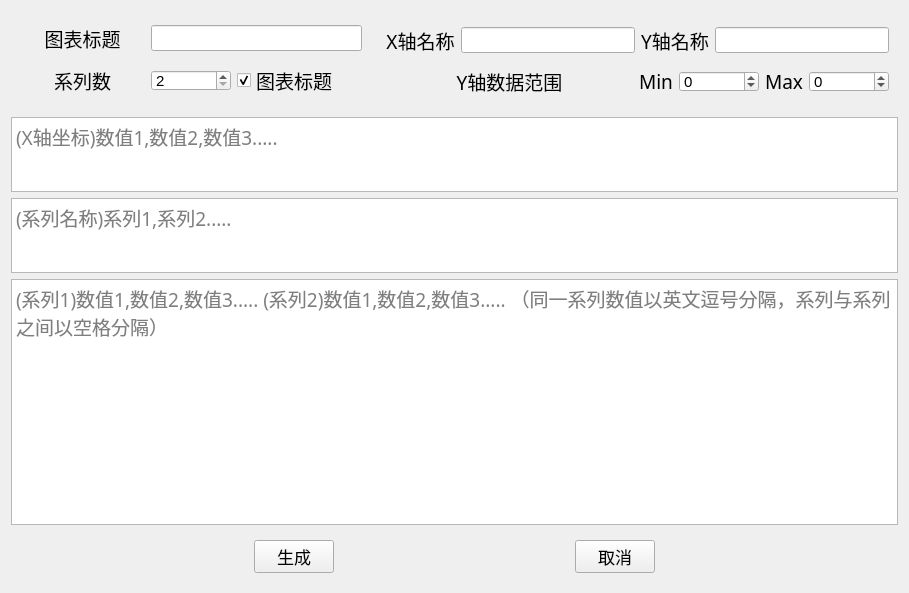
<?xml version="1.0" encoding="UTF-8"?>
<ui version="4.0">
 <class>create_batgraph</class>
 <widget class="QWidget" name="create_batgraph">
  <property name="geometry">
   <rect>
    <x>0</x>
    <y>0</y>
    <width>909</width>
    <height>593</height>
   </rect>
  </property>
  <property name="windowTitle">
   <string>Form</string>
  </property>
  <property name="windowIcon">
   <iconset resource="src.qrc">
    <normaloff>:/src/prefix/src/bargraph.png</normaloff>:/src/prefix/src/bargraph.png</iconset>
  </property>
  <layout class="QGridLayout" name="gridLayout_4">
   <item row="0" column="0">
    <widget class="QWidget" name="widget_2" native="true">
     <property name="minimumSize">
      <size>
       <width>360</width>
       <height>100</height>
      </size>
     </property>
     <layout class="QGridLayout" name="gridLayout_2">
      <item row="0" column="0">
       <widget class="QLabel" name="label">
        <property name="font">
         <font>
          <family>楷体</family>
          <pointsize>14</pointsize>
          <weight>50</weight>
          <bold>false</bold>
         </font>
        </property>
        <property name="text">
         <string>图表标题</string>
        </property>
        <property name="alignment">
         <set>Qt::AlignCenter</set>
        </property>
       </widget>
      </item>
      <item row="0" column="1" colspan="2">
       <widget class="QLineEdit" name="le_title">
        <property name="font">
         <font>
          <pointsize>11</pointsize>
         </font>
        </property>
       </widget>
      </item>
      <item row="1" column="0">
       <widget class="QLabel" name="label_2">
        <property name="font">
         <font>
          <family>楷体</family>
          <pointsize>14</pointsize>
          <weight>50</weight>
          <bold>false</bold>
         </font>
        </property>
        <property name="text">
         <string>系列数</string>
        </property>
        <property name="alignment">
         <set>Qt::AlignCenter</set>
        </property>
       </widget>
      </item>
      <item row="1" column="1">
       <widget class="QSpinBox" name="spinBox_number">
        <property name="maximumSize">
         <size>
          <width>80</width>
          <height>21</height>
         </size>
        </property>
        <property name="font">
         <font>
          <pointsize>11</pointsize>
         </font>
        </property>
        <property name="minimum">
         <number>2</number>
        </property>
       </widget>
      </item>
      <item row="1" column="2">
       <widget class="QCheckBox" name="checkBox_title">
        <property name="font">
         <font>
          <family>楷体</family>
          <pointsize>14</pointsize>
         </font>
        </property>
        <property name="text">
         <string>图表标题</string>
        </property>
        <property name="checked">
         <bool>true</bool>
        </property>
       </widget>
      </item>
     </layout>
    </widget>
   </item>
   <item row="2" column="0" colspan="2">
    <widget class="QTextEdit" name="textEdit_barset">
     <property name="maximumSize">
      <size>
       <width>16777215</width>
       <height>75</height>
      </size>
     </property>
     <property name="font">
      <font>
       <family>微软雅黑</family>
       <pointsize>14</pointsize>
      </font>
     </property>
     <property name="placeholderText">
      <string>(系列名称)系列1,系列2.....</string>
     </property>
    </widget>
   </item>
   <item row="4" column="0" colspan="2">
    <widget class="QWidget" name="widget" native="true">
     <layout class="QGridLayout" name="gridLayout">
      <item row="0" column="0">
       <spacer name="horizontalSpacer">
        <property name="orientation">
         <enum>Qt::Horizontal</enum>
        </property>
        <property name="sizeHint" stdset="0">
         <size>
          <width>40</width>
          <height>20</height>
         </size>
        </property>
       </spacer>
      </item>
      <item row="0" column="1">
       <widget class="QPushButton" name="btn_create">
        <property name="font">
         <font>
          <pointsize>13</pointsize>
         </font>
        </property>
        <property name="text">
         <string>生成</string>
        </property>
       </widget>
      </item>
      <item row="0" column="2">
       <spacer name="horizontalSpacer_2">
        <property name="orientation">
         <enum>Qt::Horizontal</enum>
        </property>
        <property name="sizeHint" stdset="0">
         <size>
          <width>40</width>
          <height>20</height>
         </size>
        </property>
       </spacer>
      </item>
      <item row="0" column="3">
       <widget class="QPushButton" name="btn_cancel">
        <property name="font">
         <font>
          <pointsize>13</pointsize>
         </font>
        </property>
        <property name="text">
         <string>取消</string>
        </property>
       </widget>
      </item>
      <item row="0" column="4">
       <spacer name="horizontalSpacer_3">
        <property name="orientation">
         <enum>Qt::Horizontal</enum>
        </property>
        <property name="sizeHint" stdset="0">
         <size>
          <width>40</width>
          <height>20</height>
         </size>
        </property>
       </spacer>
      </item>
     </layout>
    </widget>
   </item>
   <item row="1" column="0" colspan="2">
    <widget class="QTextEdit" name="textEdit_X">
     <property name="maximumSize">
      <size>
       <width>16777215</width>
       <height>75</height>
      </size>
     </property>
     <property name="font">
      <font>
       <family>微软雅黑</family>
       <pointsize>14</pointsize>
      </font>
     </property>
     <property name="placeholderText">
      <string>(X轴坐标)数值1,数值2,数值3.....</string>
     </property>
    </widget>
   </item>
   <item row="3" column="0" colspan="2">
    <widget class="QTextEdit" name="textEdit_data">
     <property name="font">
      <font>
       <family>微软雅黑</family>
       <pointsize>14</pointsize>
      </font>
     </property>
     <property name="placeholderText">
      <string>(系列1)数值1,数值2,数值3..... (系列2)数值1,数值2,数值3..... （同一系列数值以英文逗号分隔，系列与系列之间以空格分隔）</string>
     </property>
    </widget>
   </item>
   <item row="0" column="1">
    <widget class="QWidget" name="widget_3" native="true">
     <layout class="QGridLayout" name="gridLayout_6">
      <item row="0" column="0">
       <layout class="QGridLayout" name="gridLayout_5">
        <item row="0" column="0">
         <widget class="QLabel" name="label_3">
          <property name="font">
           <font>
            <family>楷体</family>
            <pointsize>14</pointsize>
            <weight>50</weight>
            <bold>false</bold>
           </font>
          </property>
          <property name="text">
           <string>X轴名称</string>
          </property>
          <property name="alignment">
           <set>Qt::AlignCenter</set>
          </property>
         </widget>
        </item>
        <item row="0" column="1">
         <widget class="QLineEdit" name="le_X">
          <property name="font">
           <font>
            <pointsize>11</pointsize>
           </font>
          </property>
         </widget>
        </item>
        <item row="0" column="2">
         <widget class="QLabel" name="label_4">
          <property name="font">
           <font>
            <family>楷体</family>
            <pointsize>14</pointsize>
            <weight>50</weight>
            <bold>false</bold>
           </font>
          </property>
          <property name="text">
           <string>Y轴名称</string>
          </property>
          <property name="alignment">
           <set>Qt::AlignCenter</set>
          </property>
         </widget>
        </item>
        <item row="0" column="3">
         <widget class="QLineEdit" name="le_Y">
          <property name="font">
           <font>
            <pointsize>11</pointsize>
           </font>
          </property>
         </widget>
        </item>
       </layout>
      </item>
      <item row="1" column="0">
       <layout class="QGridLayout" name="gridLayout_3">
        <item row="0" column="0">
         <widget class="QLabel" name="label_5">
          <property name="font">
           <font>
            <family>楷体</family>
            <pointsize>14</pointsize>
            <weight>50</weight>
            <bold>false</bold>
           </font>
          </property>
          <property name="text">
           <string>Y轴数据范围</string>
          </property>
          <property name="alignment">
           <set>Qt::AlignCenter</set>
          </property>
         </widget>
        </item>
        <item row="0" column="1">
         <layout class="QHBoxLayout" name="horizontalLayout">
          <item>
           <widget class="QLabel" name="label_6">
            <property name="font">
             <font>
              <family>楷体</family>
              <pointsize>14</pointsize>
              <weight>50</weight>
              <bold>false</bold>
             </font>
            </property>
            <property name="text">
             <string>Min</string>
            </property>
            <property name="alignment">
             <set>Qt::AlignCenter</set>
            </property>
           </widget>
          </item>
          <item>
           <widget class="QSpinBox" name="Y_Min">
            <property name="maximumSize">
             <size>
              <width>80</width>
              <height>21</height>
             </size>
            </property>
            <property name="font">
             <font>
              <pointsize>11</pointsize>
             </font>
            </property>
            <property name="minimum">
             <number>-99999999</number>
            </property>
            <property name="maximum">
             <number>99999999</number>
            </property>
           </widget>
          </item>
          <item>
           <widget class="QLabel" name="label_7">
            <property name="font">
             <font>
              <family>楷体</family>
              <pointsize>14</pointsize>
              <weight>50</weight>
              <bold>false</bold>
             </font>
            </property>
            <property name="text">
             <string>Max</string>
            </property>
            <property name="alignment">
             <set>Qt::AlignCenter</set>
            </property>
           </widget>
          </item>
          <item>
           <widget class="QSpinBox" name="Y_Max">
            <property name="maximumSize">
             <size>
              <width>80</width>
              <height>21</height>
             </size>
            </property>
            <property name="font">
             <font>
              <pointsize>11</pointsize>
             </font>
            </property>
            <property name="minimum">
             <number>-99999999</number>
            </property>
            <property name="maximum">
             <number>99999999</number>
            </property>
           </widget>
          </item>
         </layout>
        </item>
       </layout>
      </item>
     </layout>
    </widget>
   </item>
  </layout>
 </widget>
 <resources>
  <include location="src.qrc"/>
 </resources>
 <connections/>
</ui>
